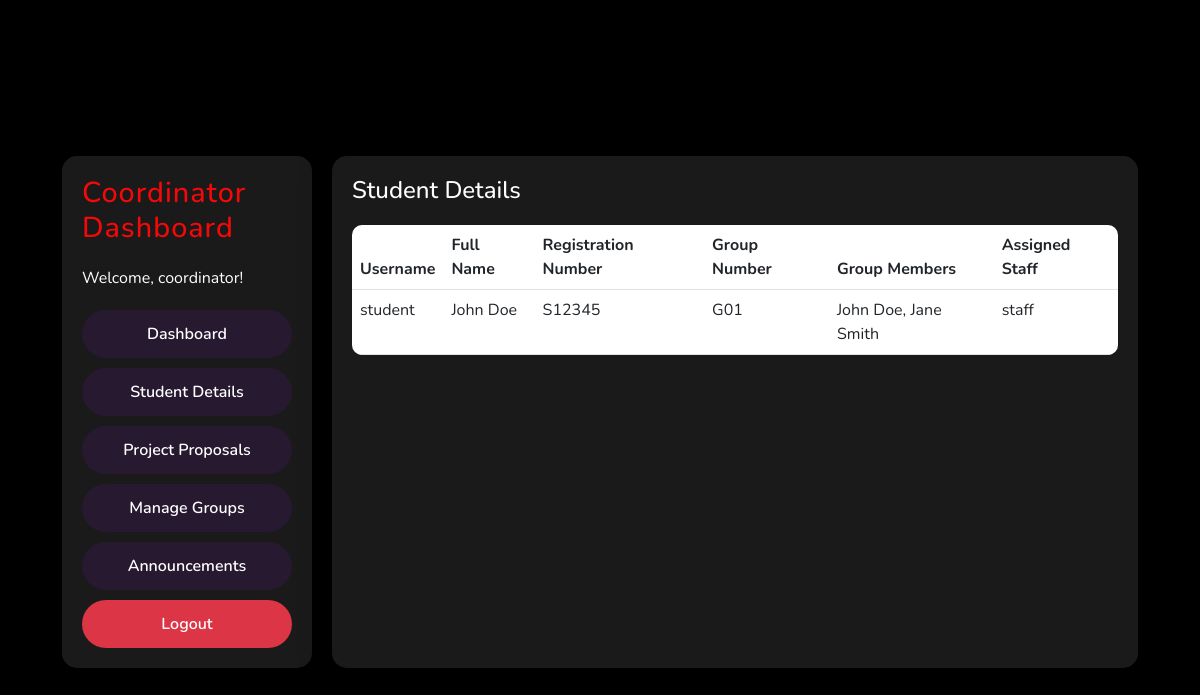
The app's page /student_details (signed in) with its own data.
### app.py (models this page shows, shortened)
class User(db.Model, UserMixin):
    id = db.Column(db.Integer, primary_key=True)
    username = db.Column(db.String(20), unique=True, nullable=False)
    password_hash = db.Column(db.String(128), nullable=False)
    role = db.Column(db.String(20), nullable=False)
    documents = db.relationship('Document', backref='uploader', foreign_keys='Document.user_id', lazy=True)
    staff_documents = db.relationship('Document', backref='staff', foreign_keys='Document.staff_id', lazy=True)
    full_name = db.Column(db.String(100))
    registration_number = db.Column(db.String(50))
    group_number = db.Column(db.String(20))
    group_members = db.Column(db.String(200))  # Store as a JSON string or comma-separated list
    assigned_staff_id = db.Column(db.Integer, db.ForeignKey('user.id'))  # Foreign key to assigned staff
    assigned_staff = db.relationship('User', remote_side=[id], foreign_keys=[assigned_staff_id])
    @property
    def password(self):
        raise AttributeError('Password is not readable.')

### app.py (the view)
@app.route('/student_details')
@login_required
def student_details():
    if current_user.role != 'Coordinator':
        flash('You do not have permission to access this page.', 'error')
        return redirect(url_for('home'))
    students = User.query.filter_by(role='Student').all()
    return render_template('student_details.html', students=students)

### app.py (called while the page is built)
@login_manager.user_loader
def load_user(user_id):
    return db.session.get(User, int(user_id))

### templates/student_details.html
{% extends "base.html" %}
{% block content %}
<div class="dashboard-container">
    <div class="dashboard-nav">
        <h2>Coordinator Dashboard</h2>
        <p>Welcome, {{ current_user.username }}!</p>
        <div class="nav-options">
            <a href="{{ url_for('coordinator_dashboard') }}" class="nav-button">Dashboard</a>
            <a href="{{ url_for('student_details') }}" class="nav-button">Student Details</a>
            <a href="{{ url_for('project_proposals') }}" class="nav-button">Project Proposals</a>
            <a href="{{ url_for('manage_groups') }}" class="nav-button">Manage Groups</a>
            <a href="{{ url_for('announcement') }}" class="nav-button">Announcements</a>
            <a href="{{ url_for('logout') }}" class="nav-button logout">Logout</a>
        </div>
    </div>
    <div class="dashboard-content">
        <h3>Student Details</h3>
        <table class="table">
            <thead>
                <tr>
                    <th>Username</th>
                    <th>Full Name</th>
                    <th>Registration Number</th>
                    <th>Group Number</th>
                    <th>Group Members</th>
                    <th>Assigned Staff</th>
                </tr>
            </thead>
            <tbody>
                {% for student in students %}
                <tr>
                    <td>{{ student.username }}</td>
                    <td>{{ student.full_name or 'Not provided' }}</td>
                    <td>{{ student.registration_number or 'Not provided' }}</td>
                    <td>{{ student.group_number or 'Not provided' }}</td>
                    <td>{{ student.group_members or 'Not provided' }}</td>
                    <td>{{ student.assigned_staff.username if student.assigned_staff else 'Not assigned' }}</td>
                </tr>
                {% endfor %}
            </tbody>
        </table>
    </div>
</div>
{% endblock %}

### static/style.css (style rules this page uses)
* { margin: 0; padding: 0; box-sizing: border-box; font-family: 'Nunito', sans-serif; }
body { display: flex; align-items: center; justify-content: center; min-height: 100vh; width: 100%; padding: 0 10px; background: linear-gradient(135deg, #0c1be5 0%, #f60bd2 100%); }
body::before { content: ""; position: absolute; width: 100%; height: 100%; background: url("https://i.postimg.cc/mZXWsGXz/2151941514.jpg"), #000; background-position: center; background-size: cover; z-index: -1; }
h2 { font-size: 2.2rem; margin-bottom: 25px; color: #ffffff; letter-spacing: 1px; }
.logout { background-color: #dc3545; }
.dashboard-container { display: flex; gap: 20px; padding: 20px; }
.dashboard-nav { width: 250px; background: rgba(255, 255, 255, 0.1); border-radius: 15px; padding: 20px; backdrop-filter: blur(20px); -webkit-backdrop-filter: blur(20px); box-shadow: 0 8px 32px rgba(0, 0, 0, 0.37); }
.dashboard-nav h2 { font-size: 1.8rem; margin-bottom: 20px; color: #f50808; }
.dashboard-nav p { color: #ffffff; margin-bottom: 20px; }
.nav-options { display: flex; flex-direction: column; gap: 10px; }
.nav-button { background-color: #271930; color: #ffffff; font-weight: 600; border: none; padding: 12px 15px; cursor: pointer; border-radius: 25px; font-size: 16px; text-align: center; text-decoration: none; transition: all 0.3s ease; }
.dashboard-content { flex: 1; background: rgba(255, 255, 255, 0.1); border-radius: 15px; padding: 20px; backdrop-filter: blur(20px); -webkit-backdrop-filter: blur(20px); box-shadow: 0 8px 32px rgba(0, 0, 0, 0.37); }
.dashboard-content h3 { font-size: 1.5rem; margin-bottom: 20px; color: #ffffff; }
.table { width: 100%; border-collapse: collapse; margin-top: 20px; background: rgba(255, 255, 255, 0.1); border-radius: 10px; overflow: hidden; }
.table th, .table td { padding: 12px; text-align: left; color: #ffffff; }
.table th { background: rgba(255, 255, 255, 0.2); }

### records on screen
User: username "coordinator"
User: username "student", full_name "John Doe", registration_number "S12345", group_number "G01", group_members "John Doe, Jane Smith", assigned_staff "staff"
